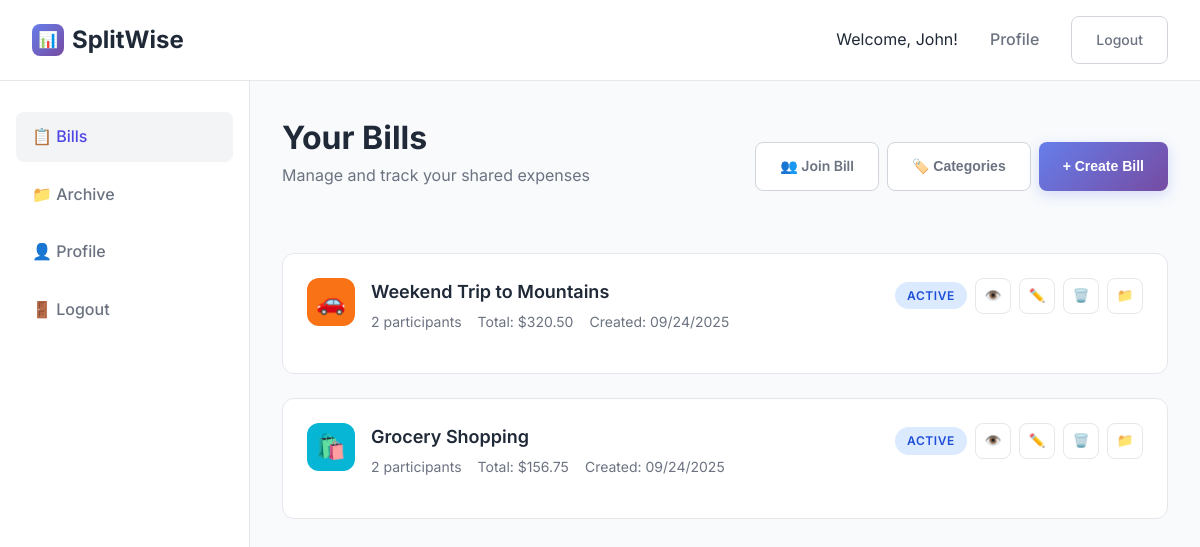
/dashboard.php (signed in), run on the app's committed database.
### tables this page shows
CREATE TABLE users (
    id INT AUTO_INCREMENT PRIMARY KEY,
    first_name VARCHAR(100) NOT NULL,
    last_name VARCHAR(100) NOT NULL,
    nickname VARCHAR(50),
    email VARCHAR(255) UNIQUE NOT NULL,
    username VARCHAR(100) UNIQUE NOT NULL,
    password VARCHAR(255) NOT NULL,
    created_at TIMESTAMP DEFAULT CURRENT_TIMESTAMP,
    updated_at TIMESTAMP DEFAULT CURRENT_TIMESTAMP ON UPDATE CURRENT_TIMESTAMP
);

CREATE TABLE bills (
    id INT AUTO_INCREMENT PRIMARY KEY,
    name VARCHAR(255) NOT NULL,
    description TEXT,
    total_amount DECIMAL(10, 2) DEFAULT 0.00,
    category_id INT,
    creator_id INT NOT NULL,
    invitation_code VARCHAR(10) UNIQUE,
    status ENUM('active', 'settled', 'archived') DEFAULT 'active',
    created_at TIMESTAMP DEFAULT CURRENT_TIMESTAMP,
    updated_at TIMESTAMP DEFAULT CURRENT_TIMESTAMP ON UPDATE CURRENT_TIMESTAMP,
    FOREIGN KEY (category_id) REFERENCES categories(id) ON DELETE SET NULL,
    FOREIGN KEY (creator_id) REFERENCES users(id) ON DELETE CASCADE
);

CREATE TABLE categories (
    id INT AUTO_INCREMENT PRIMARY KEY,
    name VARCHAR(100) NOT NULL,
    icon VARCHAR(50) DEFAULT 'default',
    color VARCHAR(7) DEFAULT '#6366f1',
    is_default BOOLEAN DEFAULT FALSE,
    created_at TIMESTAMP DEFAULT CURRENT_TIMESTAMP
);

### includes/auth.php (called while the page is built, shortened)
<?php
function getCurrentUser() {
    $pdo = getDBConnection();
    $stmt = $pdo->prepare("SELECT id, first_name, last_name, nickname, email, username FROM users WHERE id = ?");
    $stmt->execute([$_SESSION['user_id']]);
    return $stmt->fetch();
}
?>

### dashboard.php (the view, shortened to what this page needs)
<?php
require_once 'includes/auth.php';
$user = getCurrentUser();
$pdo = getDBConnection();
$stmt = $pdo->prepare("
    SELECT
        b.*,
        c.name as category_name,
        c.icon as category_icon,
        c.color as category_color,
        COUNT(DISTINCT bp.user_id) as participant_count
    FROM bills b
    LEFT JOIN categories c ON b.category_id = c.id
    LEFT JOIN bill_participants bp ON b.id = bp.bill_id
    WHERE b.status = 'active'
    AND (b.creator_id = ? OR b.id IN (SELECT bill_id FROM bill_participants WHERE user_id = ?))
    GROUP BY b.id
    ORDER BY b.created_at DESC
");
$stmt->execute([$user['id'], $user['id']]);
$bills = $stmt->fetchAll();
?>
<!DOCTYPE html>
<html lang="en">
<head>
    <link rel="stylesheet" href="assets/css/style.css">
</head>
<body>
    <header class="header">
        <div class="container">
            <a href="dashboard.php" class="logo">
                <div class="logo-icon">📊</div>
                SplitWise
            </a>
            <nav class="nav-links">
                <span>Welcome, <?php echo htmlspecialchars($user['first_name']); ?>!</span>
                <a href="profile.php">Profile</a>
                <a href="logout.php" class="btn btn-outline">Logout</a>
            </nav>
        </div>
    </header>
    <div class="dashboard">
        <aside class="sidebar">
            <ul class="sidebar-nav">
                <li><a href="dashboard.php" class="active">📋 Bills</a></li>
                <li><a href="archive.php">📁 Archive</a></li>
                <li><a href="profile.php">👤 Profile</a></li>
                <li><a href="logout.php">🚪 Logout</a></li>
            </ul>
        </aside>
        <main class="main-content">
            <div class="page-header">
                <div>
                    <h1 class="page-title">Your Bills</h1>
                    <p class="page-subtitle">Manage and track your shared expenses</p>
                </div>
                <div class="flex gap-2">
                    <a href="join-bill.php" class="btn btn-outline">👥 Join Bill</a>
                    <button onclick="openCategoriesModal()" class="btn btn-outline">🏷️ Categories</button>
                    <button onclick="openCreateBillModal()" class="btn btn-primary">+ Create Bill</button>
                </div>
            </div>
            <div class="bills-grid">
                <?php if (empty($bills)): ?>
                    <div style="text-align: center; padding: 4rem; color: #6b7280;">
                        <div style="font-size: 3rem; margin-bottom: 1rem;">📋</div>
                        <h3>No Active Bills</h3>
                        <p>Create your first bill to start splitting expenses with friends.</p>
                        <button onclick="openCreateBillModal()" class="btn btn-primary mt-4">Create Your First Bill</button>
                    </div>
                <?php else: ?>
                    <?php foreach ($bills as $bill): ?>
                        <div class="bill-card">
                            <div class="bill-header">
                                <div class="bill-icon" style="background: <?php echo htmlspecialchars($bill['category_color'] ?? '#6366f1'); ?>;">
                                    <?php echo htmlspecialchars($bill['category_icon'] ?? '📋'); ?>
                                </div>
                                <div class="bill-info">
                                    <h3 class="bill-title"><?php echo htmlspecialchars($bill['name']); ?></h3>
                                    <div class="bill-details">
                                        <span><?php echo $bill['participant_count']; ?> participants</span>
                                        <span>Total: $<?php echo number_format($bill['total_amount'], 2); ?></span>
                                        <span>Created: <?php echo date('m/d/Y', strtotime($bill['created_at'])); ?></span>
                                    </div>
                                </div>
                                <div class="bill-actions">
                                    <span class="bill-status active">active</span>
                                    <button class="bill-action" onclick="viewBill(<?php echo $bill['id']; ?>)" title="View Bill">👁️</button>
                                    <button class="bill-action" onclick="editBill(<?php echo $bill['id']; ?>)" title="Edit Bill">✏️</button>
                                    <button class="bill-action" onclick="deleteBill(<?php echo $bill['id']; ?>)" title="Delete Bill">🗑️</button>
                                    <button class="bill-action" onclick="archiveBill(<?php echo $bill['id']; ?>)" title="Archive Bill">📁</button>
                                </div>
                            </div>
                        </div>
                    <?php endforeach; ?>
                <?php endif; ?>
            </div>
        </main>
    </div>
</body>
</html>

### assets/css/style.css (style rules this page uses)
* { margin: 0; padding: 0; box-sizing: border-box; }
body { font-family: 'Inter', -apple-system, BlinkMacSystemFont, 'Segoe UI', Roboto, Oxygen, Ubuntu, Cantarell, sans-serif; line-height: 1.6; color: #1f2937; background-color: #f8fafc; }
.header { background: rgba(255, 255, 255, 0.95); backdrop-filter: blur(10px); border-bottom: 1px solid #e5e7eb; padding: 1rem 0; position: fixed; top: 0; left: 0; right: 0; z-index: 1000; }
.header .container { max-width: 1200px; margin: 0 auto; padding: 0 2rem; display: flex; justify-content: space-between; align-items: center; }
.logo { display: flex; align-items: center; gap: 0.5rem; font-size: 1.5rem; font-weight: 700; color: #1f2937; text-decoration: none; }
.logo-icon { width: 32px; height: 32px; background: linear-gradient(135deg, #667eea 0%, #764ba2 100%); border-radius: 8px; display: flex; align-items: center; justify-content: center; color: white; font-size: 1rem; }
.nav-links { display: flex; gap: 2rem; align-items: center; }
.nav-links a { text-decoration: none; color: #6b7280; font-weight: 500; transition: color 0.2s; }
.btn { display: inline-flex; align-items: center; justify-content: center; padding: 0.75rem 1.5rem; font-size: 0.875rem; font-weight: 600; border-radius: 8px; text-decoration: none; border: none; cursor: pointer; transition: all 0.2s; gap: 0.5rem; }
.btn-primary { background: linear-gradient(135deg, #667eea 0%, #764ba2 100%); color: white; box-shadow: 0 4px 14px 0 rgba(102, 126, 234, 0.25); }
.btn-outline { background: white; color: #6b7280; border: 1px solid #d1d5db; }
.dashboard { padding-top: 5rem; }
.sidebar { position: fixed; top: 5rem; left: 0; width: 250px; height: calc(100vh - 5rem); background: white; border-right: 1px solid #e5e7eb; padding: 2rem 0; }
.sidebar-nav { list-style: none; padding: 0 1rem; }
.sidebar-nav li { margin-bottom: 0.5rem; }
.sidebar-nav a { display: flex; align-items: center; gap: 0.75rem; padding: 0.75rem 1rem; color: #6b7280; text-decoration: none; border-radius: 8px; font-weight: 500; transition: all 0.2s; }
.sidebar-nav a:hover, .sidebar-nav a.active { background: #f3f4f6; color: #4f46e5; }
.main-content { margin-left: 250px; padding: 2rem; }
.page-header { display: flex; justify-content: space-between; align-items: center; margin-bottom: 2rem; }
.page-title { font-size: 2rem; font-weight: 700; color: #1f2937; }
.page-subtitle { color: #6b7280; margin-bottom: 2rem; }
.bills-grid { display: grid; gap: 1.5rem; }
.bill-card { background: white; border-radius: 12px; padding: 1.5rem; border: 1px solid #e5e7eb; transition: all 0.2s; }
.bill-header { display: flex; align-items: flex-start; gap: 1rem; margin-bottom: 1rem; }
.bill-icon { width: 48px; height: 48px; border-radius: 12px; display: flex; align-items: center; justify-content: center; font-size: 1.5rem; flex-shrink: 0; }
.bill-info { flex: 1; }
.bill-title { font-size: 1.125rem; font-weight: 600; margin-bottom: 0.25rem; color: #1f2937; }
.bill-details { display: flex; align-items: center; gap: 1rem; font-size: 0.875rem; color: #6b7280; }
.bill-status { padding: 0.25rem 0.75rem; border-radius: 20px; font-size: 0.75rem; font-weight: 600; text-transform: uppercase; letter-spacing: 0.05em; }
.bill-status.active { background: #dbeafe; color: #1d4ed8; }
.bill-actions { display: flex; gap: 0.5rem; align-items: center; }
.bill-action { width: 36px; height: 36px; border-radius: 8px; border: 1px solid #e5e7eb; background: white; display: flex; align-items: center; justify-content: center; cursor: pointer; transition: all 0.2s; color: #6b7280; }
.flex { display: flex; }
.gap-2 { gap: 0.5rem; }

### data on the page
users: first_name "John"
bills: category.icon "🚗", name "Weekend Trip to Mountains", participant_count "2", total_amount "320.50", created_at "09/24/2025"
bills: category.icon "🛍️", name "Grocery Shopping", participant_count "2", total_amount "156.75", created_at "09/24/2025"
